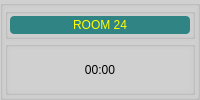
    <widget class="QGroupBox" name="groupBoxRM_24">
     <property name="styleSheet">
      <string notr="true">background-color: rgb(208, 208, 208);</string>
     </property>
     <property name="title">
      <string/>
     </property>
     <layout class="QVBoxLayout" name="verticalLayout_97">
      <property name="spacing">
       <number>2</number>
      </property>
      <property name="margin">
       <number>2</number>
      </property>
      <item>
       <widget class="QGroupBox" name="groupBox_49">
        <property name="sizePolicy">
         <sizepolicy hsizetype="Preferred" vsizetype="Preferred">
          <horstretch>0</horstretch>
          <verstretch>1</verstretch>
         </sizepolicy>
        </property>
        <property name="title">
         <string/>
        </property>
        <layout class="QVBoxLayout" name="verticalLayout_98">
         <property name="spacing">
          <number>2</number>
         </property>
         <property name="margin">
          <number>2</number>
         </property>
         <item>
          <widget class="QLabel" name="label_25">
           <property name="styleSheet">
            <string notr="true">background-color: rgb(48, 132, 132);
color: rgb(255, 255, 0);
border-radius: 4px;
font: 12pt &quot;Alef&quot;;</string>
           </property>
           <property name="text">
            <string>ROOM 24</string>
           </property>
           <property name="alignment">
            <set>Qt::AlignCenter</set>
           </property>
          </widget>
         </item>
        </layout>
       </widget>
      </item>
      <item>
       <widget class="QGroupBox" name="box24">
        <property name="sizePolicy">
         <sizepolicy hsizetype="Preferred" vsizetype="Preferred">
          <horstretch>0</horstretch>
          <verstretch>3</verstretch>
         </sizepolicy>
        </property>
        <property name="font">
         <font>
          <pointsize>15</pointsize>
         </font>
        </property>
        <property name="title">
         <string/>
        </property>
        <property name="alignment">
         <set>Qt::AlignCenter</set>
        </property>
        <layout class="QVBoxLayout" name="verticalLayout_99">
         <property name="spacing">
          <number>2</number>
         </property>
         <property name="margin">
          <number>2</number>
         </property>
         <item>
          <widget class="QLabel" name="label24">
           <property name="sizePolicy">
            <sizepolicy hsizetype="Preferred" vsizetype="Preferred">
             <horstretch>0</horstretch>
             <verstretch>4</verstretch>
            </sizepolicy>
           </property>
           <property name="styleSheet">
            <string notr="true">font: 26pt &quot;MS Shell Dlg 2&quot;;</string>
           </property>
           <property name="text">
            <string>00:00</string>
           </property>
           <property name="alignment">
            <set>Qt::AlignCenter</set>
           </property>
          </widget>
         </item>
        </layout>
       </widget>
      </item>
     </layout>
    </widget>
